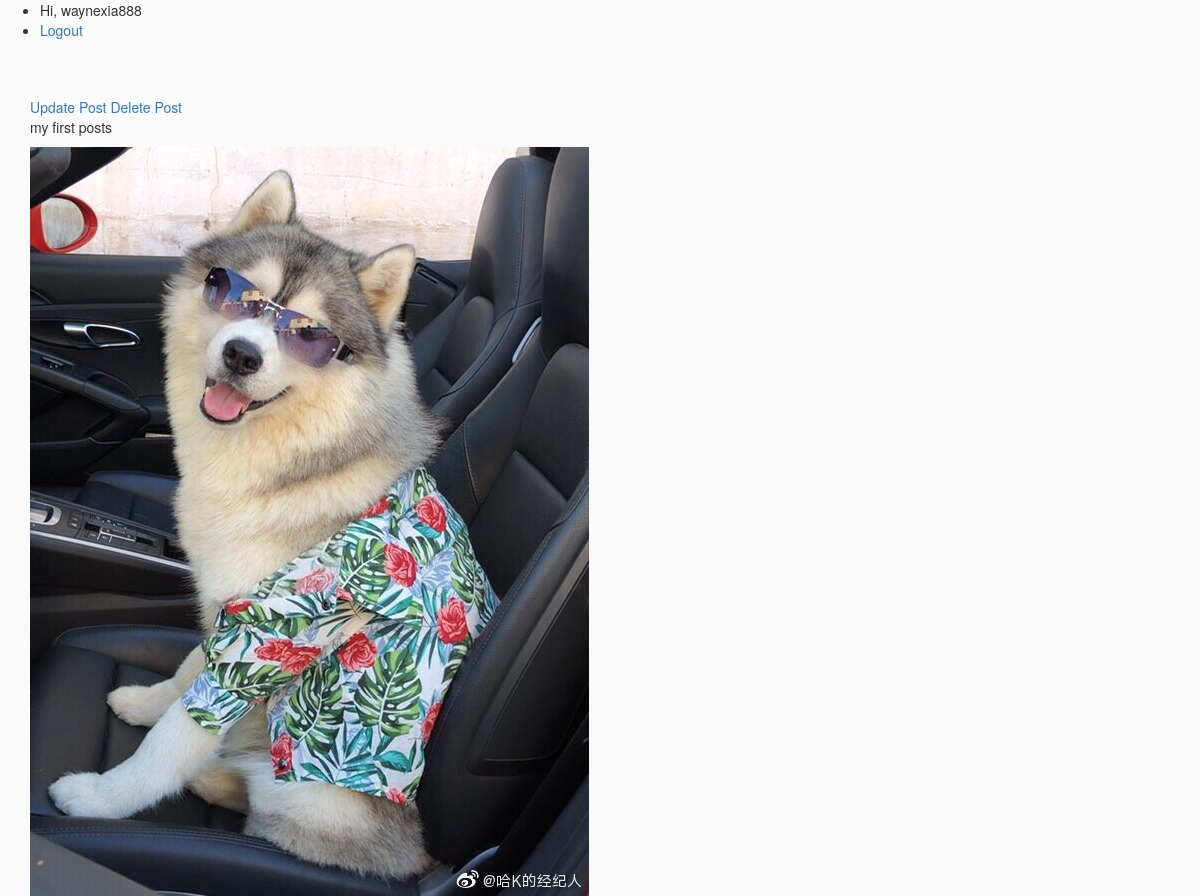
/insta/post/1/ (signed in), run on the app's committed database.
### Insta/models.py (models this page shows, shortened)
class InstaUser(AbstractUser):
    profile_pic = ProcessedImageField(
        upload_to='static/images/profiles',
        format='JPEG',
        options={'quality': 100},
        blank=True,
        null=True,
    )

class Post(models.Model):
    title = models.TextField(blank=True, null=True)
    image = ProcessedImageField(
        upload_to='static/images/posts',
        format='JPEG',
        options={'quality':100},
        blank=True,
        null=True,
    )

### Insta/views.py (the view)
# urls.py: path('post/<int:pk>/', PostDetailView.as_view(), name='post_detail'),
class PostDetailView(DetailView):
    model = Post
    template_name = 'post_detail.html'

### templates/post_detail.html
{% extends 'base.html' %}
{% block content %}
<div>
    <a href="{% url 'post_update' object.id %}">Update Post</a>
    <a href="{% url 'post_delete' object.id %}">Delete Post</a>
</div>
<p> {{ object.title }} </p>
<image src="/{{object.image}}">
{% endblock content %}

### templates/header.html (shortened to what this page needs)
<ul>
    {% if request.user.is_authenticated %}
    <li>
        Hi, {{request.user.username}}
    </li>
    <li>
        <a href="{% url 'logout' %}">Logout</a>
    </li>
    {% endif %}
</ul>

### static/css/style.css (style rules this page uses)
html { height: 100%; }
body { min-height: 100%; background-color: #fafafa; }

### data on the page
InstaUser: user.username "waynexia888"
Post: title "my first posts", image (picture)
